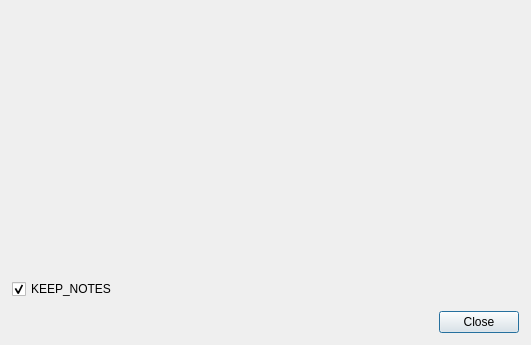
<?xml version="1.0" encoding="UTF-8"?>
<ui version="4.0">
 <class>Dialog</class>
 <widget class="QDialog" name="Dialog">
  <property name="geometry">
   <rect>
    <x>0</x>
    <y>0</y>
    <width>531</width>
    <height>345</height>
   </rect>
  </property>
  <property name="windowTitle">
   <string>EMPTY_CARDS</string>
  </property>
  <layout class="QVBoxLayout" name="verticalLayout_2">
   <property name="spacing">
    <number>0</number>
   </property>
   <property name="leftMargin">
    <number>0</number>
   </property>
   <property name="topMargin">
    <number>0</number>
   </property>
   <property name="rightMargin">
    <number>0</number>
   </property>
   <property name="bottomMargin">
    <number>0</number>
   </property>
   <item>
    <widget class="AnkiWebView" name="webview" native="true">
     <property name="url" stdset="0">
      <url>
       <string>about:blank</string>
      </url>
     </property>
    </widget>
   </item>
   <item>
    <layout class="QVBoxLayout" name="verticalLayout">
     <property name="spacing">
      <number>12</number>
     </property>
     <property name="leftMargin">
      <number>12</number>
     </property>
     <property name="topMargin">
      <number>12</number>
     </property>
     <property name="rightMargin">
      <number>12</number>
     </property>
     <property name="bottomMargin">
      <number>12</number>
     </property>
     <item>
      <widget class="QCheckBox" name="keep_notes">
       <property name="text">
        <string notr="true">KEEP_NOTES</string>
       </property>
       <property name="checked">
        <bool>true</bool>
       </property>
      </widget>
     </item>
     <item>
      <widget class="QDialogButtonBox" name="buttonBox">
       <property name="orientation">
        <enum>Qt::Horizontal</enum>
       </property>
       <property name="standardButtons">
        <set>QDialogButtonBox::Close</set>
       </property>
      </widget>
     </item>
    </layout>
   </item>
  </layout>
 </widget>
 <customwidgets>
  <customwidget>
   <class>AnkiWebView</class>
   <extends>QWidget</extends>
   <header location="global">aqt/webview</header>
   <container>1</container>
  </customwidget>
 </customwidgets>
 <tabstops>
  <tabstop>buttonBox</tabstop>
 </tabstops>
 <resources/>
 <connections>
  <connection>
   <sender>buttonBox</sender>
   <signal>accepted()</signal>
   <receiver>Dialog</receiver>
   <slot>accept()</slot>
   <hints>
    <hint type="sourcelabel">
     <x>248</x>
     <y>254</y>
    </hint>
    <hint type="destinationlabel">
     <x>157</x>
     <y>274</y>
    </hint>
   </hints>
  </connection>
  <connection>
   <sender>buttonBox</sender>
   <signal>rejected()</signal>
   <receiver>Dialog</receiver>
   <slot>reject()</slot>
   <hints>
    <hint type="sourcelabel">
     <x>316</x>
     <y>260</y>
    </hint>
    <hint type="destinationlabel">
     <x>286</x>
     <y>274</y>
    </hint>
   </hints>
  </connection>
 </connections>
</ui>
